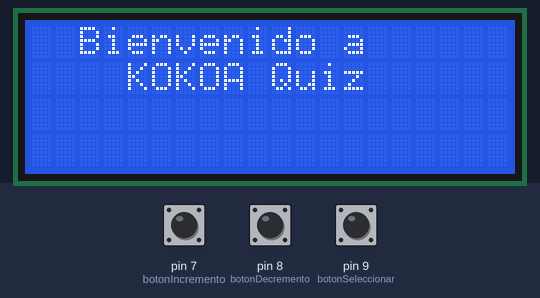
The sketch below on a simulated Arduino Uno, built with avr-gcc and run on an emulated ATmega328P. Parts: 20×4 character LCD. The test bench sets the inputs (shaded band); at power-on: pin 9 (botonSeleccionar) HIGH, pin 7 (botonIncremento) HIGH, pin 8 (botonDecremento) HIGH. Random numbers use the default seed unless the sketch sets one.

Above: at 1.2 s.
At 4.1 s:
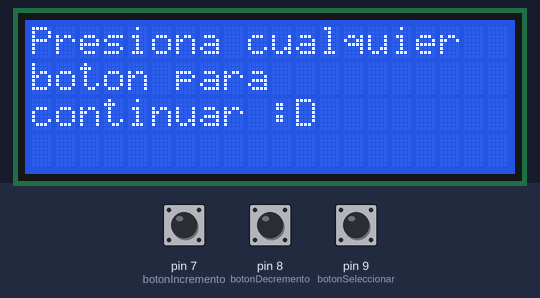
4.2 s: pin 9 (botonSeleccionar) pulled LOW for 3.2 s
At 5.0 s:
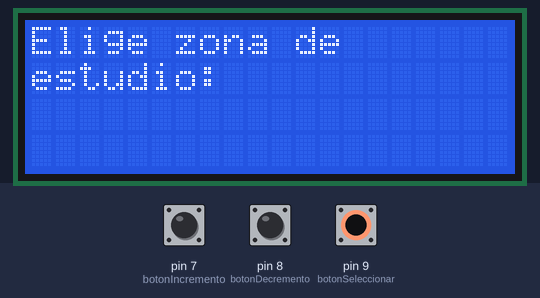
8.9 s: pin 7 (botonIncremento) pulled LOW for 3.2 s
At 9.59 s:
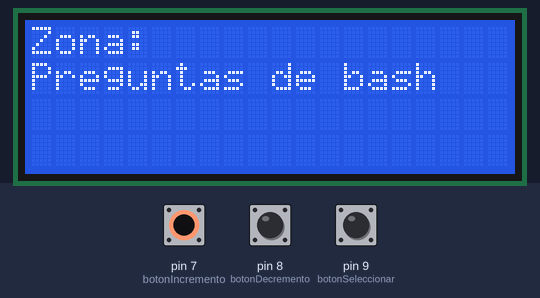
13.6 s: pin 9 (botonSeleccionar) pulled LOW for 0.15 s
At 14.6 s:
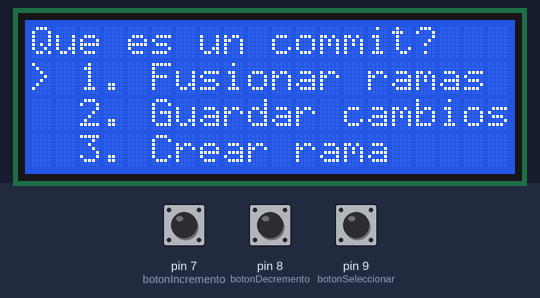
15.2 s: pin 8 (botonDecremento) pulled LOW for 1 s
17.7 s: pin 9 (botonSeleccionar) pulled LOW for 1 s
At 19.9 s:
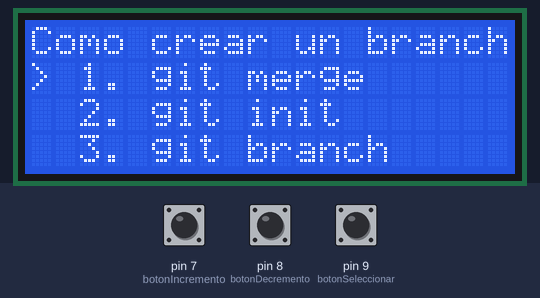
20.2 s: pin 7 (botonIncremento) pulled LOW for 0.15 s
Timing chart, 0 to 22.8 s (numbered marks = the images above; inputs shaded):
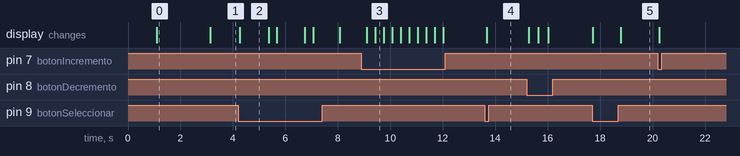

The sketch:

kokoa_electronic_trivia.ino
```cpp
#include <Wire.h>
#include <LiquidCrystal_I2C.h>

// Configuración del LCD (20 columnas, 4 filas)
// Si 0x27 no funciona, prueba con 0x3F
LiquidCrystal_I2C lcd(0x27, 20, 4);

// Configuración de botones
const int botonIncremento = 7;
const int botonDecremento = 8;
const int botonSeleccionar = 9;

int preguntaActual = 0;
int opcionSeleccionada = 0;
bool opcionConfirmada = false;
bool enSeleccionZona = true;
bool reOrdernarRespuestas = true;
int respuestaCorrecta = 0;
int zonaSeleccion = 0;

// Opciones de zonas de estudio
const char* zonas[3] = {
  "Preguntas de git",
  "Preguntas de bash",
  "Preguntas de linux"
};

// Preguntas y opciones para cada zona
const char* preguntasGit[2] = {"Que es un commit?", "Como crear un branch?"};
const char* opcionesGit[2][3] = {
  {". Guardar cambios", ". Crear rama", ". Fusionar ramas"},
  {". git branch", ". git merge", ". git init"}
};

const char* preguntasBash[2] = {"Que es un script?", "Como listar archivos?"};
const char* opcionesBash[2][3] = {
  {". Programa de comandos", ". Editor de texto", ". Administrador"},
  {". ls", ". cd", ". pwd"}
};

const char* preguntasLinux[2] = {"Como actualizar?", "Que es sudo?"};
const char* opcionesLinux[2][3] = {
  {". apt-get update", ". chmod", ". mv"},
  {". Comando de superusuario", ". Editor de texto", ". Lista de procesos"}
};

// Variables para gestionar las preguntas y respuestas actuales
const char** preguntasActual;
const char*(*opcionesActual)[3];
int totalPreguntas;

void setup() {
  Serial.begin(9600); // Para depuración

  // Inicializar LCD
  lcd.init();
  lcd.backlight();
  lcd.clear();

  // Verificar conexión LCD
  lcd.print("Iniciando...");
  delay(1000);

  pinMode(botonIncremento, INPUT_PULLUP);
  pinMode(botonDecremento, INPUT_PULLUP);
  pinMode(botonSeleccionar, INPUT_PULLUP);

  mostrarBienvenida();
}

void loop() {
  if (enSeleccionZona) {
    seleccionarZona();
  } else {
    manejarPreguntasYRespuestas();
  }
}

void reOrdenarRespuestasFunc() {
  reOrdernarRespuestas = false;
  //El indice correcto asumiendo que la respuesta correcta siempre es la primera
  int indiceCorrecto = 0;

  for (int i = 2; i > 0; i--) {
    int j = random(0, i+1);
    if (i == indiceCorrecto){
      indiceCorrecto = j;
    }
    else if(j == indiceCorrecto){
      indiceCorrecto = i;
    }
    const char* temp = opcionesActual[preguntaActual][i];
    opcionesActual[preguntaActual][i] = opcionesActual[preguntaActual][j];
    opcionesActual[preguntaActual][j] = temp;
  }
  respuestaCorrecta = indiceCorrecto;
}

void mostrarBienvenida() {
  lcd.clear();
  lcd.setCursor(2, 0);
  lcd.print("Bienvenido a");
  lcd.setCursor(4, 1);
  lcd.print("KOKOA Quiz");
  delay(2000);

  lcd.clear();
  lcd.setCursor(0, 0);
  lcd.print("Presiona cualquier");
  lcd.setCursor(0, 1);
  lcd.print("boton para");
  lcd.setCursor(0, 2);
  lcd.print("continuar :D");

  while(digitalRead(botonIncremento) == HIGH &&
        digitalRead(botonDecremento) == HIGH &&
        digitalRead(botonSeleccionar) == HIGH) {
    delay(100); // Esperar hasta que se presione un botón
  }

  seleccionarZonaInicial();
}

void seleccionarZonaInicial() {
  lcd.clear();
  lcd.setCursor(0, 0);
  lcd.print("Elige zona de");
  lcd.setCursor(0, 1);
  lcd.print("estudio:");
  delay(1000);
  mostrarZonaActual();
}

void seleccionarZona() {
  if (digitalRead(botonIncremento) == LOW) {
    opcionSeleccionada = (opcionSeleccionada + 1) % 3;
    mostrarZonaActual();
    delay(300);
  }

  if (digitalRead(botonDecremento) == LOW) {
    opcionSeleccionada = (opcionSeleccionada - 1 + 3) % 3;
    mostrarZonaActual();
    delay(300);
  }

  if (digitalRead(botonSeleccionar) == LOW) {
    confirmarZonaSeleccionada();
    delay(300);
  }
}

void mostrarZonaActual() {
  lcd.clear();
  lcd.setCursor(0, 0);
  lcd.print("Zona:");
  lcd.setCursor(0, 1);
  lcd.print(zonas[opcionSeleccionada]);
}

void confirmarZonaSeleccionada() {
  enSeleccionZona = false;
  zonaSeleccion = opcionSeleccionada;
  switch (opcionSeleccionada) {
    case 0: // Preguntas de git
      preguntasActual = preguntasGit;
      opcionesActual = opcionesGit;
      totalPreguntas = 2;
      break;
    case 1: // Preguntas de bash
      preguntasActual = preguntasBash;
      opcionesActual = opcionesBash;
      totalPreguntas = 2;
      break;
    case 2: // Preguntas de linux
      preguntasActual = preguntasLinux;
      opcionesActual = opcionesLinux;
      totalPreguntas = 2;
      break;
  }
  preguntaActual = 0;
  opcionSeleccionada = 0;
  mostrarPreguntaYOpcion();
}

void manejarPreguntasYRespuestas() {
  if (digitalRead(botonIncremento) == LOW && !opcionConfirmada) {
    opcionSeleccionada = (opcionSeleccionada + 1) % 3;
    mostrarPreguntaYOpcion();
    delay(300);
  }

  if (digitalRead(botonDecremento) == LOW && !opcionConfirmada) {
    opcionSeleccionada = (opcionSeleccionada - 1 + 3) % 3;
    mostrarPreguntaYOpcion();
    delay(300);
  }

  if (digitalRead(botonSeleccionar) == LOW && !opcionConfirmada) {
    opcionConfirmada = true;
    reOrdernarRespuestas = true;
    verificarOpcion();
    delay(300);
  }
}

void mostrarPreguntaYOpcion() {
  if(reOrdernarRespuestas){
    reOrdenarRespuestasFunc();
  }

  lcd.clear();
  // Mostrar la pregunta
  lcd.setCursor(0, 0);
  lcd.print(preguntasActual[preguntaActual]);

  // Mostrar las 3 opciones
  for (int i = 0; i < 3; i++) {
    lcd.setCursor(0, i + 1);
    if (i == opcionSeleccionada) {
      lcd.print("> ");// Flecha más pequeña
      lcd.print(i+1);
    } else {
      lcd.print("  ");// Espacios
      lcd.print(i+1);
    }
    lcd.print(opcionesActual[preguntaActual][i]);
  }
}

void verificarOpcion() {
  lcd.clear();
  lcd.setCursor(0, 0);
  lcd.print(esRespuestaCorrecta() ? "Correcto!" : "Incorrecto!");
  delay(1000);

  opcionSeleccionada = 0;
  opcionConfirmada = false;
  if(preguntaActual==1){
    seleccionarZonaInicial();
    reiniciarData();
    return;
  }

  preguntaActual = (preguntaActual + 1) % totalPreguntas;
  mostrarPreguntaYOpcion();
}

bool esRespuestaCorrecta() {
  return opcionSeleccionada == respuestaCorrecta;
}

void reiniciarData() {
  preguntaActual = 0;
  enSeleccionZona = true;
  reOrdernarRespuestas = true;
    switch (zonaSeleccion) {
    case 0: // Opciones de git
      opcionesGit[0][0] = ". Guardar cambios";
      opcionesGit[0][1] = ". Crear rama";
      opcionesGit[0][2] =". Fusionar ramas";
      opcionesGit[1][0] =". git branch";
      opcionesGit[1][1] =". git merge";
      opcionesGit[1][2] =". git init";
    case 1: // Opciones de bash
    opcionesBash[0][0] = ". Programa de comandos";
    opcionesBash[0][1] =". Editor de texto";
    opcionesBash[0][2] = ". Administrador";
    opcionesBash[1][0] =". ls";
    opcionesBash[1][1] =". cd";
    opcionesBash[1][2] =". pwd";
    case 2: // Opciones de linux
    opcionesLinux[0][0] = ". apt-get update";
    opcionesLinux[0][1] =". chmod";
    opcionesLinux[0][2] =". mv";
    opcionesLinux[1][0] =". Comando de superusuario";
    opcionesLinux[1][1] =". Editor de texto";
    opcionesLinux[1][2] =". Lista de procesos";
  }
  zonaSeleccion = 0;
}
```

Measured:
- after the input at 4.2 s, the display: changes after 0.07 s (image 2)
- after the input at 13.6 s, the display: changes after 0.07 s (image 4)
- after the input at 17.7 s, the display: first changes at once (image 5 shows a later state)
- what the display in image 0 shows lasts 2.0 s, from 1.1 s to 3.1 s
- what the display in image 2 shows lasts 1.1 s, from 4.3 s to 5.4 s
